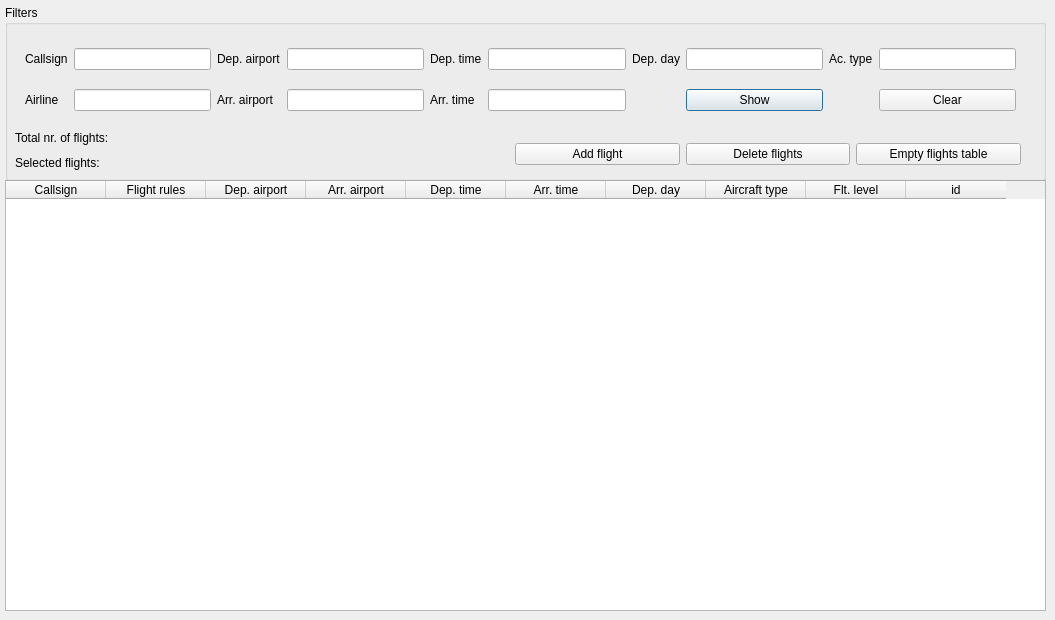
    <widget class="QWidget" name="flightsTab">
     <attribute name="title">
      <string>Flights</string>
     </attribute>
     <widget class="QTableWidget" name="tableWidget">
      <property name="geometry">
       <rect>
        <x>5</x>
        <y>180</y>
        <width>1041</width>
        <height>431</height>
       </rect>
      </property>
      <property name="minimumSize">
       <size>
        <width>840</width>
        <height>291</height>
       </size>
      </property>
      <property name="maximumSize">
       <size>
        <width>1200</width>
        <height>436</height>
       </size>
      </property>
      <property name="dragEnabled">
       <bool>false</bool>
      </property>
      <property name="dragDropOverwriteMode">
       <bool>false</bool>
      </property>
      <property name="dragDropMode">
       <enum>QAbstractItemView::NoDragDrop</enum>
      </property>
      <property name="defaultDropAction">
       <enum>Qt::IgnoreAction</enum>
      </property>
      <property name="alternatingRowColors">
       <bool>true</bool>
      </property>
      <property name="selectionBehavior">
       <enum>QAbstractItemView::SelectRows</enum>
      </property>
      <property name="sortingEnabled">
       <bool>true</bool>
      </property>
      <attribute name="horizontalHeaderDefaultSectionSize">
       <number>100</number>
      </attribute>
      <attribute name="verticalHeaderVisible">
       <bool>false</bool>
      </attribute>
      <attribute name="verticalHeaderVisible">
       <bool>false</bool>
      </attribute>
      <attribute name="horizontalHeaderDefaultSectionSize">
       <number>100</number>
      </attribute>
      <column>
       <property name="text">
        <string>Callsign</string>
       </property>
      </column>
      <column>
       <property name="text">
        <string>Flight rules</string>
       </property>
      </column>
      <column>
       <property name="text">
        <string>Dep. airport</string>
       </property>
      </column>
      <column>
       <property name="text">
        <string>Arr. airport</string>
       </property>
      </column>
      <column>
       <property name="text">
        <string>Dep. time</string>
       </property>
      </column>
      <column>
       <property name="text">
        <string>Arr. time</string>
       </property>
      </column>
      <column>
       <property name="text">
        <string>Dep. day</string>
       </property>
      </column>
      <column>
       <property name="text">
        <string>Aircraft type</string>
       </property>
      </column>
      <column>
       <property name="text">
        <string>Flt. level</string>
       </property>
      </column>
      <column>
       <property name="text">
        <string>id</string>
       </property>
      </column>
     </widget>
     <widget class="QGroupBox" name="groupBox">
      <property name="geometry">
       <rect>
        <x>5</x>
        <y>5</y>
        <width>1041</width>
        <height>176</height>
       </rect>
      </property>
      <property name="title">
       <string>Filters</string>
      </property>
      <widget class="QWidget" name="gridLayoutWidget">
       <property name="geometry">
        <rect>
         <x>20</x>
         <y>30</y>
         <width>991</width>
         <height>91</height>
        </rect>
       </property>
       <layout class="QGridLayout" name="gridLayout">
        <item row="0" column="1">
         <widget class="QLineEdit" name="callsignEdit"/>
        </item>
        <item row="0" column="0">
         <widget class="QLabel" name="label">
          <property name="text">
           <string>Callsign</string>
          </property>
         </widget>
        </item>
        <item row="0" column="2">
         <widget class="QLabel" name="label_2">
          <property name="text">
           <string>Dep. airport</string>
          </property>
         </widget>
        </item>
        <item row="0" column="3">
         <widget class="QLineEdit" name="depAirportEdit"/>
        </item>
        <item row="0" column="4">
         <widget class="QLabel" name="label_3">
          <property name="text">
           <string>Dep. time</string>
          </property>
         </widget>
        </item>
        <item row="0" column="5">
         <widget class="QLineEdit" name="depTimeEdit"/>
        </item>
        <item row="0" column="6">
         <widget class="QLabel" name="label_4">
          <property name="text">
           <string>Dep. day</string>
          </property>
         </widget>
        </item>
        <item row="0" column="7">
         <widget class="QLineEdit" name="depDayEdit"/>
        </item>
        <item row="0" column="8">
         <widget class="QLabel" name="label_5">
          <property name="text">
           <string>Ac. type</string>
          </property>
         </widget>
        </item>
        <item row="0" column="9">
         <widget class="QLineEdit" name="acTypeEdit"/>
        </item>
        <item row="1" column="5">
         <widget class="QLineEdit" name="arrTimeEdit"/>
        </item>
        <item row="1" column="4">
         <widget class="QLabel" name="label_7">
          <property name="text">
           <string>Arr. time</string>
          </property>
         </widget>
        </item>
        <item row="1" column="3">
         <widget class="QLineEdit" name="arrAirportEdit"/>
        </item>
        <item row="1" column="2">
         <widget class="QLabel" name="label_6">
          <property name="text">
           <string>Arr. airport</string>
          </property>
         </widget>
        </item>
        <item row="1" column="0">
         <widget class="QLabel" name="label_8">
          <property name="text">
           <string>Airline</string>
          </property>
         </widget>
        </item>
        <item row="1" column="1">
         <widget class="QLineEdit" name="airlineEdit"/>
        </item>
        <item row="1" column="7">
         <widget class="QPushButton" name="showButton">
          <property name="text">
           <string>Show</string>
          </property>
          <property name="icon">
           <iconset resource="../resources.qrc">
            <normaloff>:/icons/icons/dialog-ok-apply.png</normaloff>:/icons/icons/dialog-ok-apply.png</iconset>
          </property>
          <property name="autoDefault">
           <bool>false</bool>
          </property>
          <property name="default">
           <bool>true</bool>
          </property>
         </widget>
        </item>
        <item row="1" column="9">
         <widget class="QPushButton" name="clearButton">
          <property name="text">
           <string>Clear</string>
          </property>
          <property name="icon">
           <iconset resource="../resources.qrc">
            <normaloff>:/icons/icons/user-busy.png</normaloff>:/icons/icons/user-busy.png</iconset>
          </property>
         </widget>
        </item>
       </layout>
      </widget>
      <widget class="QWidget" name="verticalLayoutWidget">
       <property name="geometry">
        <rect>
         <x>510</x>
         <y>126</y>
         <width>506</width>
         <height>46</height>
        </rect>
       </property>
       <layout class="QHBoxLayout" name="horizontalLayout">
        <item>
         <widget class="QPushButton" name="addButton">
          <property name="text">
           <string>Add flight</string>
          </property>
          <property name="icon">
           <iconset resource="../resources.qrc">
            <normaloff>:/icons/icons/document-edit.png</normaloff>:/icons/icons/document-edit.png</iconset>
          </property>
         </widget>
        </item>
        <item>
         <widget class="QPushButton" name="deleteButton">
          <property name="text">
           <string>Delete flights</string>
          </property>
          <property name="icon">
           <iconset resource="../resources.qrc">
            <normaloff>:/icons/icons/application-exit.png</normaloff>:/icons/icons/application-exit.png</iconset>
          </property>
         </widget>
        </item>
        <item>
         <widget class="QPushButton" name="truncateButton">
          <property name="text">
           <string>Empty flights table</string>
          </property>
          <property name="icon">
           <iconset resource="../resources.qrc">
            <normaloff>:/icons/icons/system-reboot.png</normaloff>:/icons/icons/system-reboot.png</iconset>
          </property>
         </widget>
        </item>
       </layout>
      </widget>
      <widget class="QLabel" name="label_9">
       <property name="geometry">
        <rect>
         <x>10</x>
         <y>125</y>
         <width>116</width>
         <height>16</height>
        </rect>
       </property>
       <property name="text">
        <string>Total nr. of flights:</string>
       </property>
      </widget>
      <widget class="QLabel" name="label_10">
       <property name="geometry">
        <rect>
         <x>10</x>
         <y>150</y>
         <width>106</width>
         <height>16</height>
        </rect>
       </property>
       <property name="text">
        <string>Selected flights:</string>
       </property>
      </widget>
      <widget class="QLabel" name="labelTotalFlights">
       <property name="geometry">
        <rect>
         <x>140</x>
         <y>125</y>
         <width>56</width>
         <height>15</height>
        </rect>
       </property>
       <property name="text">
        <string/>
       </property>
      </widget>
      <widget class="QLabel" name="labelSelectedFlights">
       <property name="geometry">
        <rect>
         <x>140</x>
         <y>150</y>
         <width>66</width>
         <height>16</height>
        </rect>
       </property>
       <property name="text">
        <string/>
       </property>
      </widget>
     </widget>
    </widget>
